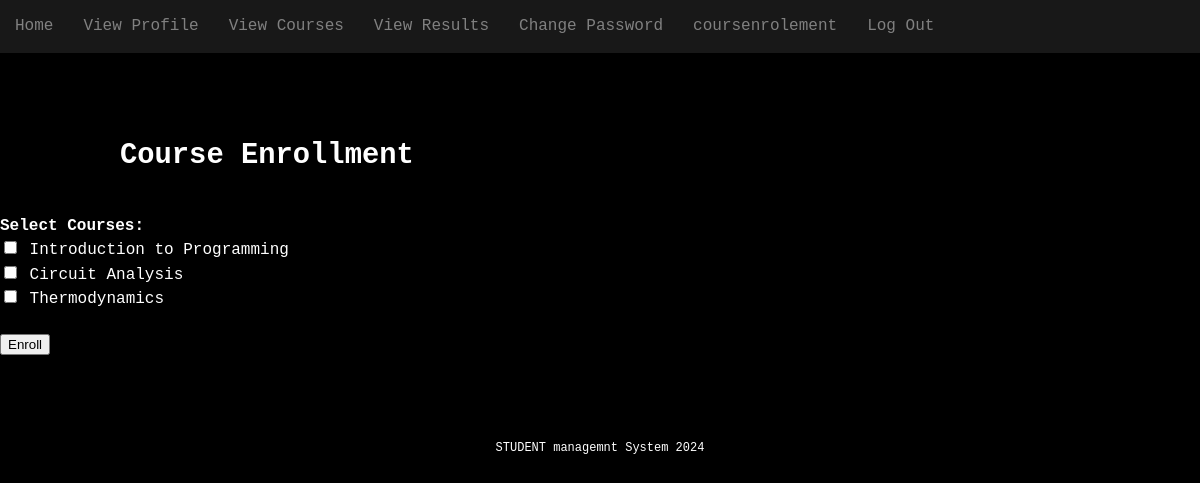
Page /coursenrolement.php (signed in) on the committed database.
### tables this page shows
CREATE TABLE Courses (
    CourseID INT PRIMARY KEY,
    CourseName VARCHAR(100) NOT NULL,
    Department VARCHAR(100),
    Duration INT,
    facultyname VARCHAR(100),
    Credits INT
);

### src/coursenrolement.php (the view, shortened to what this page needs)
<?php
    include_once('header.php');
    $db = new PDO('mysql:host=localhost;dbname=ruas3', "root", "");
    $query = "SELECT * FROM Courses";
    $courses = $db->query($query)->fetchAll(PDO::FETCH_ASSOC);
?>
<section class="main-content">
    <h2>Course Enrollment</h2>
</section>
<form action="coursenrolement.php" method="post">
    <div class="enrollment-container">
        <label><b>Select Courses:</b></label><br>
        <?php foreach ($courses as $course): ?>
            <input type="checkbox" name="selectedCourses[]" value="<?php echo $course['CourseID']; ?>">
            <?php echo $course['CourseName']; ?><br>
        <?php endforeach; ?>
        <br>
        <button type="submit">Enroll</button>
    </div>
</form>
<?php
    include_once('footer.php');
?>

### src/style.css (style rules this page uses)
body { margin: 0; background-color: black; color: white; font-family: "Lucida Console", Monaco, monospace; line-height: 1.45em; }
.main-content { margin: 12% 10% 4% 10%; text-align: left; font-size: 1.20em; }

### rows in the picture
courses: CourseName "Introduction to Programming"
courses: CourseName "Circuit Analysis"
courses: CourseName "Thermodynamics"
